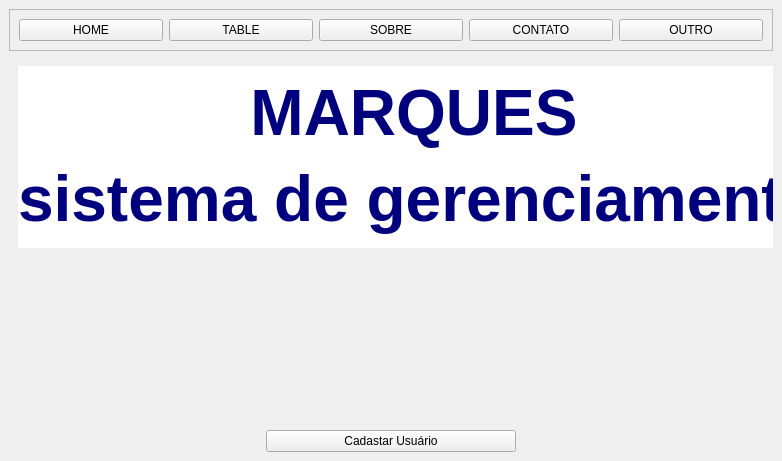
<?xml version="1.0" encoding="UTF-8"?>
<ui version="4.0">
 <class>MainWindow</class>
 <widget class="QMainWindow" name="MainWindow">
  <property name="geometry">
   <rect>
    <x>0</x>
    <y>0</y>
    <width>782</width>
    <height>461</height>
   </rect>
  </property>
  <property name="windowTitle">
   <string>MainWindow</string>
  </property>
  <widget class="QWidget" name="centralwidget">
   <layout class="QVBoxLayout" name="verticalLayout">
    <item>
     <widget class="QFrame" name="frame">
      <property name="frameShape">
       <enum>QFrame::StyledPanel</enum>
      </property>
      <property name="frameShadow">
       <enum>QFrame::Raised</enum>
      </property>
      <layout class="QHBoxLayout" name="horizontalLayout">
       <item>
        <widget class="QPushButton" name="btn_home">
         <property name="text">
          <string>HOME</string>
         </property>
        </widget>
       </item>
       <item>
        <widget class="QPushButton" name="btn_table">
         <property name="text">
          <string>TABLE</string>
         </property>
        </widget>
       </item>
       <item>
        <widget class="QPushButton" name="btn_sobre">
         <property name="text">
          <string>SOBRE</string>
         </property>
        </widget>
       </item>
       <item>
        <widget class="QPushButton" name="btn_contato">
         <property name="text">
          <string>CONTATO</string>
         </property>
        </widget>
       </item>
       <item>
        <widget class="QPushButton" name="btn_outro">
         <property name="text">
          <string>OUTRO</string>
         </property>
        </widget>
       </item>
      </layout>
     </widget>
    </item>
    <item>
     <widget class="QStackedWidget" name="pages">
      <property name="currentIndex">
       <number>1</number>
      </property>
      <widget class="QWidget" name="pg_table">
       <layout class="QVBoxLayout" name="verticalLayout_8">
        <item>
         <widget class="QTabWidget" name="tabWidget">
          <property name="currentIndex">
           <number>0</number>
          </property>
          <widget class="QWidget" name="tables">
           <attribute name="title">
            <string>Treewidget</string>
           </attribute>
           <layout class="QVBoxLayout" name="verticalLayout_7">
            <item>
             <layout class="QHBoxLayout" name="horizontalLayout_2">
              <item>
               <widget class="QLineEdit" name="txt_file"/>
              </item>
              <item>
               <widget class="QPushButton" name="btn_open">
                <property name="text">
                 <string>ABRIR</string>
                </property>
               </widget>
              </item>
             </layout>
            </item>
            <item>
             <layout class="QHBoxLayout" name="horizontalLayout_3">
              <item>
               <layout class="QVBoxLayout" name="verticalLayout_6">
                <item>
                 <layout class="QVBoxLayout" name="verticalLayout_5">
                  <property name="spacing">
                   <number>0</number>
                  </property>
                  <item>
                   <widget class="QLabel" name="label_3">
                    <property name="text">
                     <string>ESTOQUE</string>
                    </property>
                   </widget>
                  </item>
                  <item>
                   <widget class="QTreeWidget" name="tw_estoque">
                    <column>
                     <property name="text">
                      <string>1</string>
                     </property>
                    </column>
                    <column>
                     <property name="text">
                      <string>Nfe</string>
                     </property>
                    </column>
                    <column>
                     <property name="text">
                      <string>Série</string>
                     </property>
                    </column>
                    <column>
                     <property name="text">
                      <string>Cliente</string>
                     </property>
                    </column>
                    <column>
                     <property name="text">
                      <string>Município</string>
                     </property>
                    </column>
                    <column>
                     <property name="text">
                      <string>Cod item</string>
                     </property>
                    </column>
                    <column>
                     <property name="text">
                      <string>Quantidade</string>
                     </property>
                    </column>
                    <column>
                     <property name="text">
                      <string>Descrição</string>
                     </property>
                    </column>
                    <column>
                     <property name="text">
                      <string>UN</string>
                     </property>
                    </column>
                    <column>
                     <property name="text">
                      <string>Espécie</string>
                     </property>
                    </column>
                    <column>
                     <property name="text">
                      <string>Data Importação</string>
                     </property>
                    </column>
                    <column>
                     <property name="text">
                      <string>Usuário</string>
                     </property>
                    </column>
                   </widget>
                  </item>
                 </layout>
                </item>
                <item>
                 <layout class="QVBoxLayout" name="verticalLayout_4">
                  <item>
                   <widget class="QLabel" name="label_2">
                    <property name="text">
                     <string>SAÍDA</string>
                    </property>
                   </widget>
                  </item>
                  <item>
                   <widget class="QTreeWidget" name="tw_sada">
                    <column>
                     <property name="text">
                      <string>1</string>
                     </property>
                    </column>
                    <column>
                     <property name="text">
                      <string>Nfe</string>
                     </property>
                    </column>
                    <column>
                     <property name="text">
                      <string>Série</string>
                     </property>
                    </column>
                    <column>
                     <property name="text">
                      <string>Data importação</string>
                     </property>
                    </column>
                    <column>
                     <property name="text">
                      <string>Data saída</string>
                     </property>
                    </column>
                    <column>
                     <property name="text">
                      <string>Usuário</string>
                     </property>
                    </column>
                   </widget>
                  </item>
                 </layout>
                </item>
               </layout>
              </item>
              <item>
               <widget class="QFrame" name="frame_2">
                <property name="sizePolicy">
                 <sizepolicy hsizetype="Fixed" vsizetype="Preferred">
                  <horstretch>0</horstretch>
                  <verstretch>0</verstretch>
                 </sizepolicy>
                </property>
                <property name="frameShape">
                 <enum>QFrame::StyledPanel</enum>
                </property>
                <property name="frameShadow">
                 <enum>QFrame::Raised</enum>
                </property>
                <layout class="QVBoxLayout" name="verticalLayout_3">
                 <item>
                  <widget class="QPushButton" name="btn_importar">
                   <property name="text">
                    <string>Importar</string>
                   </property>
                  </widget>
                 </item>
                 <item>
                  <widget class="QPushButton" name="btn_gerar">
                   <property name="text">
                    <string>Gera Saída</string>
                   </property>
                  </widget>
                 </item>
                 <item>
                  <widget class="QPushButton" name="pushButton_8">
                   <property name="text">
                    <string>Extorno</string>
                   </property>
                  </widget>
                 </item>
                 <item>
                  <spacer name="verticalSpacer">
                   <property name="orientation">
                    <enum>Qt::Vertical</enum>
                   </property>
                   <property name="sizeHint" stdset="0">
                    <size>
                     <width>20</width>
                     <height>40</height>
                    </size>
                   </property>
                  </spacer>
                 </item>
                </layout>
               </widget>
              </item>
             </layout>
            </item>
           </layout>
          </widget>
          <widget class="QWidget" name="tab_2">
           <attribute name="title">
            <string>Tab 2</string>
           </attribute>
          </widget>
         </widget>
        </item>
       </layout>
      </widget>
      <widget class="QWidget" name="pg_home">
       <widget class="QLabel" name="label">
        <property name="geometry">
         <rect>
          <x>9</x>
          <y>9</y>
          <width>792</width>
          <height>182</height>
         </rect>
        </property>
        <property name="styleSheet">
         <string notr="true">background-color: rgb(255, 255, 255);</string>
        </property>
        <property name="text">
         <string>&lt;html&gt;&lt;head/&gt;&lt;body&gt;&lt;p align=&quot;center&quot;&gt;&lt;span style=&quot; font-size:48pt; font-weight:700; color:#00007f;&quot;&gt;MARQUES&lt;/span&gt;&lt;/p&gt;&lt;p align=&quot;center&quot;&gt;&lt;span style=&quot; font-size:48pt; font-weight:700; color:#00007f;&quot;&gt;sistema de gerenciamento&lt;/span&gt;&lt;/p&gt;&lt;/body&gt;&lt;/html&gt;</string>
        </property>
       </widget>
      </widget>
      <widget class="QWidget" name="pg_cadastro">
       <layout class="QVBoxLayout" name="verticalLayout_2">
        <item>
         <widget class="QLabel" name="label_14">
          <property name="font">
           <font>
            <pointsize>20</pointsize>
           </font>
          </property>
          <property name="text">
           <string>Tela de Cadastro</string>
          </property>
          <property name="alignment">
           <set>Qt::AlignCenter</set>
          </property>
         </widget>
        </item>
        <item>
         <widget class="QLabel" name="label_6">
          <property name="font">
           <font>
            <pointsize>10</pointsize>
           </font>
          </property>
          <property name="text">
           <string>Cadastra Usuário</string>
          </property>
          <property name="alignment">
           <set>Qt::AlignCenter</set>
          </property>
         </widget>
        </item>
        <item>
         <layout class="QHBoxLayout" name="horizontalLayout_5">
          <item>
           <widget class="QLabel" name="label_7">
            <property name="text">
             <string>Nome:</string>
            </property>
           </widget>
          </item>
          <item>
           <widget class="QLineEdit" name="txt_nome"/>
          </item>
         </layout>
        </item>
        <item>
         <layout class="QHBoxLayout" name="horizontalLayout_6">
          <item>
           <widget class="QLabel" name="label_8">
            <property name="text">
             <string>Usuário:</string>
            </property>
           </widget>
          </item>
          <item>
           <widget class="QLineEdit" name="txt_Usurio"/>
          </item>
         </layout>
        </item>
        <item>
         <layout class="QHBoxLayout" name="horizontalLayout_7">
          <item>
           <widget class="QLabel" name="label_9">
            <property name="text">
             <string>Senha:</string>
            </property>
           </widget>
          </item>
          <item>
           <widget class="QLineEdit" name="txt_Senha"/>
          </item>
         </layout>
        </item>
        <item>
         <layout class="QHBoxLayout" name="horizontalLayout_8">
          <item>
           <widget class="QLabel" name="label_10">
            <property name="text">
             <string>Senha:</string>
            </property>
           </widget>
          </item>
          <item>
           <widget class="QLineEdit" name="txt_Senha_2"/>
          </item>
         </layout>
        </item>
        <item>
         <layout class="QHBoxLayout" name="horizontalLayout_9">
          <item>
           <widget class="QLabel" name="label_11">
            <property name="text">
             <string>Perfil:</string>
            </property>
           </widget>
          </item>
          <item>
           <widget class="QComboBox" name="cb_perfil">
            <item>
             <property name="text">
              <string>Usuário</string>
             </property>
            </item>
            <item>
             <property name="text">
              <string>Administrador</string>
             </property>
            </item>
           </widget>
          </item>
         </layout>
        </item>
        <item>
         <layout class="QHBoxLayout" name="horizontalLayout_10">
          <item>
           <widget class="QLabel" name="label_13">
            <property name="text">
             <string/>
            </property>
           </widget>
          </item>
          <item>
           <widget class="QPushButton" name="btn_Cadastrar">
            <property name="text">
             <string>Cadastrar</string>
            </property>
           </widget>
          </item>
          <item>
           <widget class="QLabel" name="label_12">
            <property name="text">
             <string/>
            </property>
           </widget>
          </item>
         </layout>
        </item>
       </layout>
      </widget>
     </widget>
    </item>
    <item>
     <layout class="QHBoxLayout" name="horizontalLayout_4">
      <item>
       <widget class="QLabel" name="label_5">
        <property name="text">
         <string/>
        </property>
       </widget>
      </item>
      <item>
       <widget class="QPushButton" name="btn_pg_cadastro">
        <property name="text">
         <string>Cadastar Usuário</string>
        </property>
       </widget>
      </item>
      <item>
       <widget class="QLabel" name="label_4">
        <property name="text">
         <string/>
        </property>
       </widget>
      </item>
     </layout>
    </item>
   </layout>
  </widget>
 </widget>
 <resources/>
 <connections/>
</ui>
